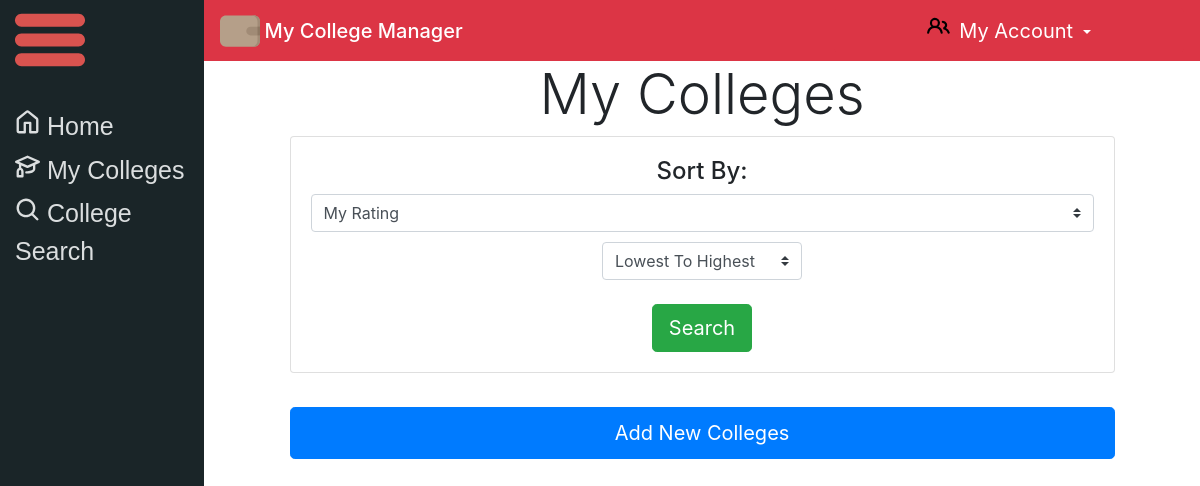
Page /myco/ (signed in) on the earlier database version.
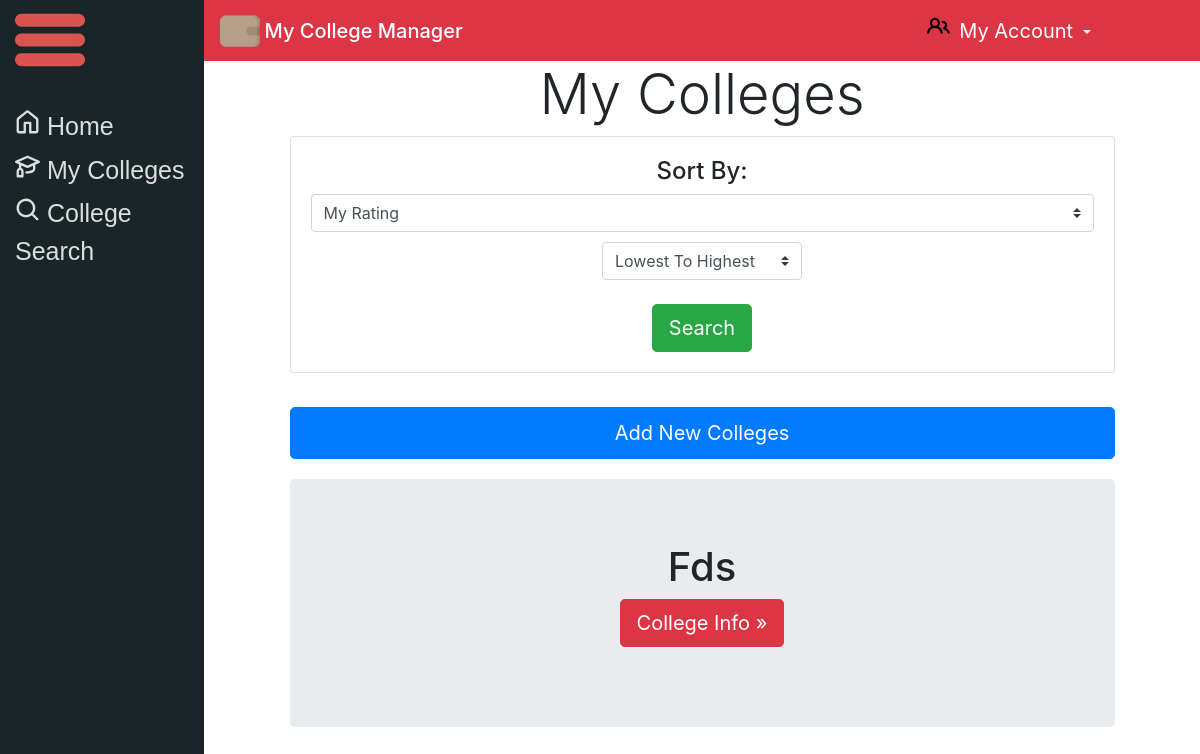
Same page on the later database version.
### main/models.py (models this page shows, shortened)
class UserColleges(models.Model):
	user=models.ForeignKey(User, on_delete=models.CASCADE, related_name="usercolleges", null=True)
	name=models.CharField(max_length=100, default="")
	price=models.BigIntegerField(default=0, null=True)
	myrating=models.IntegerField( default=5, null=True)
	location=models.CharField(max_length=60, default="", null=True)
	specifiedlocation=models.CharField(max_length=60, default="", null=True, blank=True)
	acceptancerate=models.IntegerField(default=0)
	deadline=models.DateField(null=True, default="0000-00-00")
	permission=models.BooleanField(default=True)

### main/views.py (the view, shortened to what this page needs)
# urls.py: path('myco/', views.mylist, name="collegelist"),
def mylist(response):
	if response.user.is_authenticated:
		ordered=""
		colleges=response.user.usercolleges.all()
		return render(response, "main/collegelist.html", {"colleges": colleges})
	else:
		return render(response, "main/notauthenticated.html", {})

### main/templates/main/collegelist.html (shortened to what this page needs)
{% extends 'main/base.html' %}
{% load crispy_forms_tags %}
{% block content %}
	{% block pagetitle %}
	   <h1 class="display-4">My Colleges</h1>
	{% endblock %}
	{% block centercontent %}
	{% if user.is_authenticated %}
		<div class="card card-body">
			<form method="post" >
			<h4>Sort By:</h4>
			<select class="custom-select" name="sortby" value="sortby">
				<option>My Rating</option>
			</select>
			<br>
			<select class="custom-select" name="by" value="by" style="width: 200px; margin-top: 10px;">
				<option>Lowest To Highest</option>
			</select>
			<br>
			<br>
			<button type="submit" name="search" class="btn btn-success btn-lg" value="search">
				Search
			</button>
		</form>
		</div>
		<br>
		<form method="POST" action="#" align="center">
        <button style="padding-top: 10px; padding-bottom: 10px; margin-top: 10px;
        margin-bottom: 20px" class="btn btn-primary btn-lg btn-block" type="submit" name="save" value="save">Add New Colleges
        </button>
    	</form>
		{% for college in colleges %}
		  <div class="jumbotron" >
	    <div class="row" >
	      <div class="col-md-3"></div>
	      <div class="col-md-6" >
	        <h1 align="center" style="text-transform: capitalize;">{{college.name}}</h2>
	        <p><a class="btn btn-danger btn-lg" href="/mycoll/{{college.id}}/" role="button">College Info &raquo;</a></p>
	      </div>
	    </div>
	</div>
		{% endfor %}
	{%else%}
	<a class="btn btn-danger btn-block" href="/login">Login to access this page</a>
	{% endif %}
	{% endblock %}
{% endblock %}

### main/templates/main/base.html (shortened to what this page needs)
<!DOCTYPE html>
<html>
{% load crispy_forms_tags %}
<head>
	<link rel="stylesheet" href="https://maxcdn.bootstrapcdn.com/bootstrap/4.0.0/css/bootstrap.min.css">
</head>
<body>
	<div class="sidenav">
<br><br>
		<a href="/">
		Home
		</a>
		{% if user.is_authenticated %}
		<a href="/myco">
		My Colleges
		</a>
		<a href="/storedcolleges">
		<svg xmlns="http://www.w3.org/2000/svg" viewBox="0 0 16 16" width="25" height="25"><path fill="#DBDEDF" fill-rule="evenodd" d="M11.5 7a4.499 4.499 0 11-8.998 0A4.499 4.499 0 0111.5 7zm-.82 4.74a6 6 0 111.06-1.06l3.04 3.04a.75.75 0 11-1.06 1.06l-3.04-3.04z"></path></svg>
		College Search
		</a>
		{% endif %}
	</div>
	<div id="content", name="content", class="main">
		<div align="center">
				<nav  class="navbar navbar-dark bg-danger" >
					<a href="/">
    					<span class="navbar-brand mb-0 h1">My College Manager</span>
  					</a>
  					{% if user.is_anonymous %}
  					<div align="right">
						<a href="/login" class="btn btn-danger btn-lg" >LOGIN</a>
					</div>
					{% else %}
					<div class="btn-group">
						  <button style="width: 350px;" type="button" class="btn btn-danger dropdown-toggle" data-toggle="dropdown" data-display="static" aria-haspopup="true" aria-expanded="false">
						  	<span >
						  	</span>
						  	<span style="font-size: 20px;"> My Account </span>
						  </button>
					{% endif %}
				</nav>
					<div class="row justify-content-center">
							<div class="col-10">
								{% block content %}{% endblock%}
							</div>
					</div>
		</div>
	</div>
</body>
</html>

### main/templates/main/base.html (style rules this page uses)
.sidenav { height: 100%; width: 17%; position: fixed; z-index: 1; top: 0; left: 0; overflow-x: hidden; padding-top: 5px; background-color: #1A2528; overflow: visible; }
.sidenav a { display: block; padding: 3px 0px 3px 15px; text-decoration: none; font-size: 25px; color: #DBDEDF; display: block; font-family:arial; transition: .4s; }
.main { margin-left: 17%; padding: 0px 0px; }

Differences in the rows shown:
added UserColleges: name "Fds"
